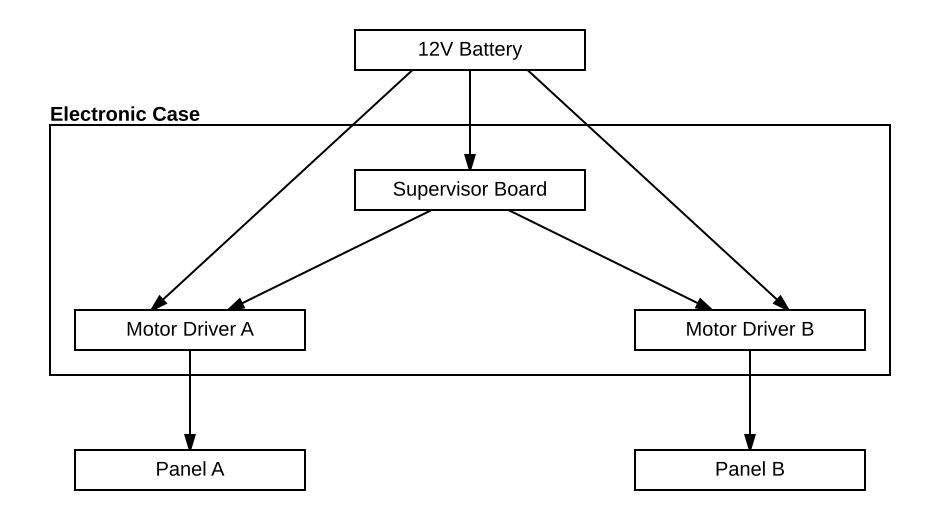

Recreate this plot in Python.
# This script builds the overview chart used in the component README

# requirements:
# pip install drawsvg
# pip install httpimport

import httpimport

with httpimport.github_repo('remipch', 'svg_chart', ref='26eeccf6c8ebdba7bfa6ac5d9352b09bc792b5ac'):
  from svg_chart import *

chart = Chart(node_width=230,cluster_margin=25)

battery = Node(chart, 0, -2, "12V Battery")
board = Node(chart, 0, 0, "Supervisor Board")
driver_a = Node(chart, -1, 2, "Motor Driver A")
driver_b = Node(chart, 1, 2, "Motor Driver B")
panel_a = Node(chart, -1, 4, "Panel A")
panel_b = Node(chart, 1, 4, "Panel B")

Edge(chart, battery, driver_a, "->")
Edge(chart, battery, board, "->")
Edge(chart, board, driver_a, "->")
Edge(chart, board, driver_b, "->")
Edge(chart, battery, driver_b, "->")
Edge(chart, driver_a, panel_a, "->")
Edge(chart, driver_b, panel_b, "->")

Cluster(chart, [board, driver_a, driver_b], "Electronic Case")

chart.exportSvg("electronics_overview_chart.svg")
